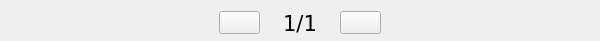
<?xml version="1.0" encoding="UTF-8"?>
<ui version="4.0">
 <class>BrowserPageSlider</class>
 <widget class="QFrame" name="BrowserPageSlider">
  <property name="geometry">
   <rect>
    <x>0</x>
    <y>0</y>
    <width>600</width>
    <height>41</height>
   </rect>
  </property>
  <property name="font">
   <font>
    <family>DejaVu Sans</family>
   </font>
  </property>
  <property name="windowTitle">
   <string notr="true">Form</string>
  </property>
  <property name="styleSheet">
   <string notr="true"/>
  </property>
  <layout class="QHBoxLayout" name="horizontalLayout">
   <property name="spacing">
    <number>0</number>
   </property>
   <property name="leftMargin">
    <number>0</number>
   </property>
   <property name="topMargin">
    <number>5</number>
   </property>
   <property name="rightMargin">
    <number>0</number>
   </property>
   <property name="bottomMargin">
    <number>0</number>
   </property>
   <item>
    <widget class="QLabel" name="noteMode">
     <property name="minimumSize">
      <size>
       <width>36</width>
       <height>30</height>
      </size>
     </property>
     <property name="maximumSize">
      <size>
       <width>36</width>
       <height>30</height>
      </size>
     </property>
     <property name="styleSheet">
      <string notr="true">background-image: url(:/allmark/allmark-hwrnote);</string>
     </property>
     <property name="text">
      <string/>
     </property>
    </widget>
   </item>
   <item>
    <spacer name="horizontalSpacer_3">
     <property name="orientation">
      <enum>Qt::Horizontal</enum>
     </property>
     <property name="sizeType">
      <enum>QSizePolicy::Expanding</enum>
     </property>
     <property name="sizeHint" stdset="0">
      <size>
       <width>20</width>
       <height>20</height>
      </size>
     </property>
    </spacer>
   </item>
   <item>
    <widget class="SilentQPushButton" name="upPageBtn">
     <property name="text">
      <string/>
     </property>
    </widget>
   </item>
   <item>
    <widget class="QPushButton" name="label">
     <property name="sizePolicy">
      <sizepolicy hsizetype="Preferred" vsizetype="Preferred">
       <horstretch>0</horstretch>
       <verstretch>0</verstretch>
      </sizepolicy>
     </property>
     <property name="minimumSize">
      <size>
       <width>60</width>
       <height>0</height>
      </size>
     </property>
     <property name="font">
      <font>
       <family>DejaVu Sans</family>
       <pointsize>16</pointsize>
      </font>
     </property>
     <property name="focusPolicy">
      <enum>Qt::NoFocus</enum>
     </property>
     <property name="styleSheet">
      <string notr="true"/>
     </property>
     <property name="text">
      <string notr="true">1/1</string>
     </property>
     <property name="flat">
      <bool>true</bool>
     </property>
    </widget>
   </item>
   <item>
    <widget class="SilentQPushButton" name="downPageBtn">
     <property name="text">
      <string/>
     </property>
    </widget>
   </item>
   <item>
    <spacer name="horizontalSpacer_2">
     <property name="orientation">
      <enum>Qt::Horizontal</enum>
     </property>
     <property name="sizeType">
      <enum>QSizePolicy::Expanding</enum>
     </property>
     <property name="sizeHint" stdset="0">
      <size>
       <width>20</width>
       <height>20</height>
      </size>
     </property>
    </spacer>
   </item>
   <item>
    <widget class="QLabel" name="label_3">
     <property name="sizePolicy">
      <sizepolicy hsizetype="Preferred" vsizetype="Preferred">
       <horstretch>0</horstretch>
       <verstretch>0</verstretch>
      </sizepolicy>
     </property>
     <property name="minimumSize">
      <size>
       <width>36</width>
       <height>0</height>
      </size>
     </property>
     <property name="styleSheet">
      <string notr="true">background:none;</string>
     </property>
     <property name="text">
      <string/>
     </property>
    </widget>
   </item>
  </layout>
 </widget>
 <customwidgets>
  <customwidget>
   <class>SilentQPushButton</class>
   <extends>QPushButton</extends>
   <header>SilentQPushButton.h</header>
  </customwidget>
 </customwidgets>
 <resources/>
 <connections/>
 <slots>
  <slot>previousPage()</slot>
  <slot>nextPage()</slot>
  <slot>backPressed()</slot>
 </slots>
</ui>
